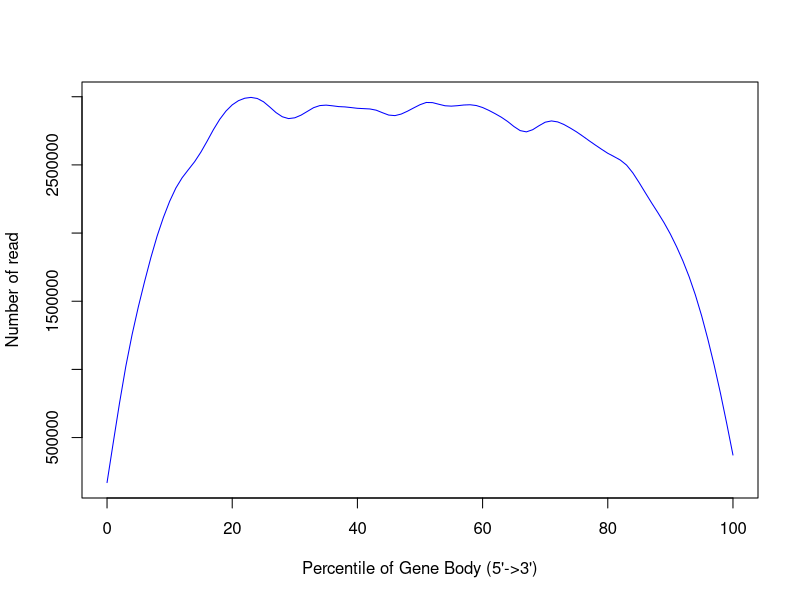

This chart was generated by the following R code:
png('/rds/user/is460/hpc-work/muscle-rnaseq/ezbamqc/output/figs/srpk3_hom_ttnb_wt_6.geneBodyCoverage.png',width=500,height=500,units='px')
x=c(0,1,2,3,4,5,6,7,8,9,10,11,12,13,14,15,16,17,18,19,20,21,22,23,24,25,26,27,28,29,30,31,32,33,34,35,36,37,38,39,40,41,42,43,44,45,46,47,48,49,50,51,52,53,54,55,56,57,58,59,60,61,62,63,64,65,66,67,68,69,70,71,72,73,74,75,76,77,78,79,80,81,82,83,84,85,86,87,88,89,90,91,92,93,94,95,96,97,98,99,100)
y=c(165008,441809,754598,1065851,1263702,1441805,1621013,1833342,1984726,2111623,2216497,2352276,2436606,2438330,2503511,2602949,2647353,2775588,2850673,2883695,2951110,2969342,2971421,3013407,2980155,2980421,2933699,2870973,2838916,2834060,2842002,2867279,2878971,2936758,2948638,2949274,2913291,2915226,2944112,2921523,2902414,2905969,2914883,2927575,2886763,2845442,2843903,2879514,2899052,2909951,2933999,2979758,2984488,2921700,2918571,2933294,2929189,2943118,2943724,2943581,2920695,2897151,2868224,2853312,2830202,2808118,2718493,2714766,2759044,2786783,2831257,2841810,2810176,2789641,2764195,2749378,2712344,2670501,2647810,2620197,2581785,2527478,2555688,2522939,2445680,2358372,2297353,2203948,2148496,2088743,1991540,1894655,1793334,1680524,1552535,1397724,1210531,1030557,835147,613647,353926)
smoothsp = smooth.spline(x,y,spar=0.35)
plot(smoothsp,type="l",col="blue",xlab="Percentile of Gene Body (5'->3')",ylab="Number of read",xlim=c(0,100))
dev.state = dev.off()
